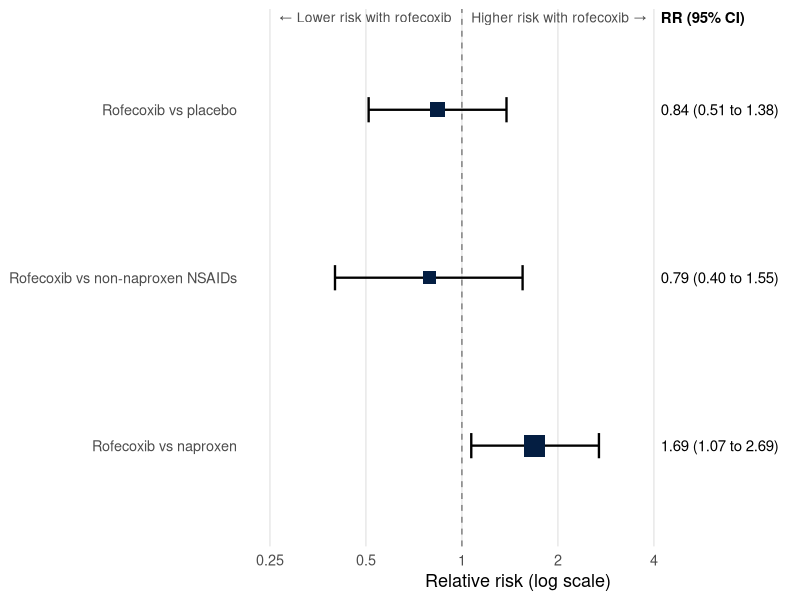
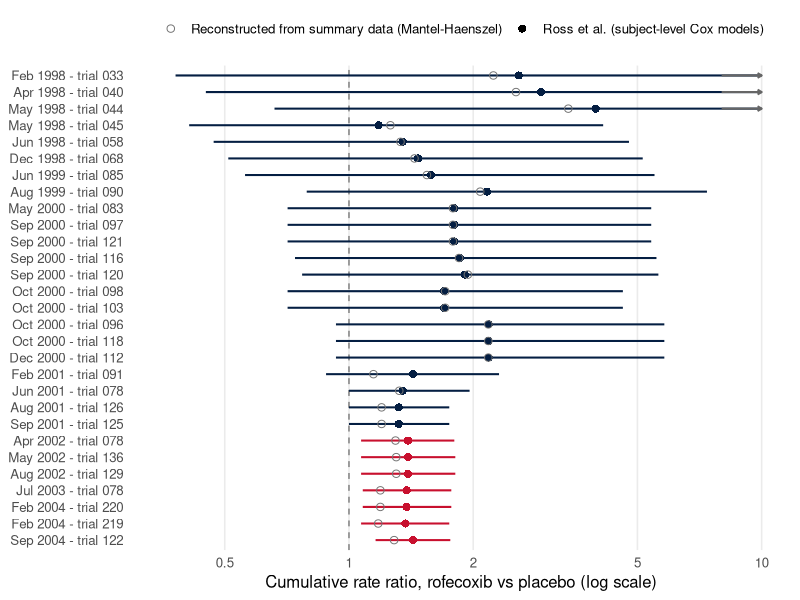
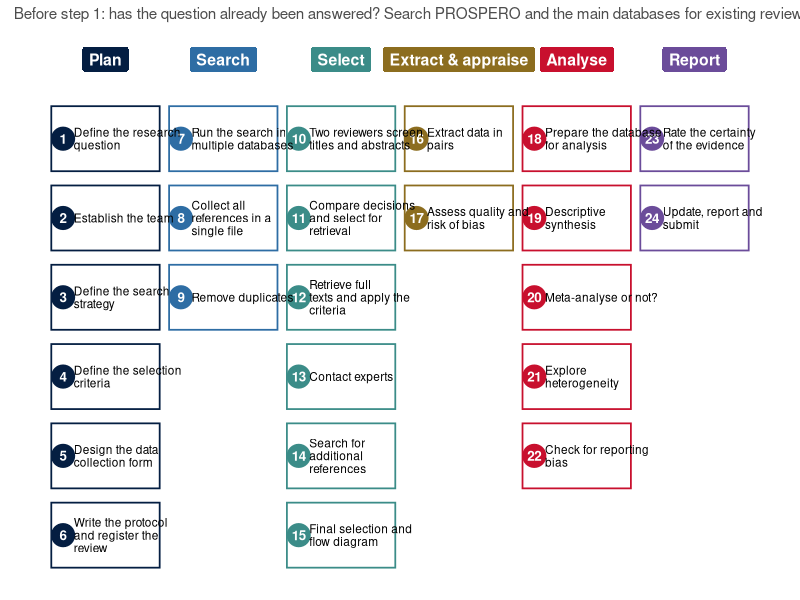

These charts were generated, in order, by the following R code:
# R code for chapter: 01-introduction.qmd
# From 'Knowledge Synthesis in Health Research' (J.M. Brophy).
# Run from the book's folder so that data/ is found.
# Lines starting with '## ' are not run by default (e.g. live database queries).

## -----------------------------------------------------------------------------
#| label: setup-ch01
#| include: false
# Shared setup, sourced at the top of every chapter --------------------------
knitr::opts_chunk$set(
  echo      = TRUE,      # code is part of the text: show it
  message   = FALSE,
  warning   = FALSE,
  fig.align = "center",
  fig.retina = 2,
  out.width = "85%"
)
suppressPackageStartupMessages({
  library(dplyr)
  library(ggplot2)
  library(knitr)
})
theme_set(theme_minimal(base_size = 13))
options(dplyr.summarise.inform = FALSE)


## -----------------------------------------------------------------------------
#| label: fig-konstam
#| fig-cap: "Main results of the 2001 pooled analysis of rofecoxib trials: relative risk of the combined end point of cardiovascular, haemorrhagic and unknown deaths, non-fatal myocardial infarction and non-fatal stroke. Squares are sized by patient-years. Data from @konstam2001."
#| fig-alt: "Forest plot of three comparisons: rofecoxib vs placebo 0.84, vs non-naproxen NSAIDs 0.79, vs naproxen 1.69."
#| fig-width: 8.5
#| fig-height: 3.2
#| out-width: "90%"
#| code-fold: true
#| code-summary: "Show the code"
konstam <- tibble::tribble(
  ~comparison,                        ~rr,  ~lo,  ~hi,  ~pyears,
  "Rofecoxib vs placebo",              0.84, 0.51, 1.38, 3867,
  "Rofecoxib vs non-naproxen NSAIDs",  0.79, 0.40, 1.55, 2918,
  "Rofecoxib vs naproxen",             1.69, 1.07, 2.69, 8364) |>
  mutate(comparison = factor(comparison, levels = rev(comparison)),
         label = sprintf("%.2f (%.2f to %.2f)", rr, lo, hi))
ggplot(konstam, aes(x = rr, y = comparison)) +
  geom_vline(xintercept = 1, linetype = 2, colour = "grey50") +
  geom_errorbarh(aes(xmin = lo, xmax = hi), height = 0.15, linewidth = 0.8) +
  geom_point(aes(size = pyears), shape = 15, colour = "#041E42") +
  geom_text(aes(x = 4.2, label = label), hjust = 0, size = 3.8) +
  annotate("text", x = c(0.93, 1.07), y = 3.55, hjust = c(1, 0),
           label = c("\u2190 Lower risk with rofecoxib", "Higher risk with rofecoxib \u2192"),
           size = 3.5, colour = "grey30") +
  annotate("text", x = 4.2, y = 3.55, hjust = 0, label = "RR (95% CI)", size = 3.8, fontface = "bold") +
  scale_x_log10(breaks = c(0.25, 0.5, 1, 2, 4), labels = c("0.25", "0.5", "1", "2", "4"), limits = c(0.25, 9)) +
  scale_size_area(max_size = 7, guide = "none") +
  coord_cartesian(clip = "off") +
  labs(x = "Relative risk (log scale)", y = NULL) +
  theme_minimal(base_size = 13) + theme(panel.grid.minor = element_blank(), panel.grid.major.y = element_blank())


## -----------------------------------------------------------------------------
#| label: tbl-ross
#| tbl-cap: "Placebo-controlled rofecoxib trials of 4 weeks or longer conducted by the manufacturer, as listed by @ross2009 (Table 1). Trials 098/103 and 120/121 were reported together, so the 28 rows cover 30 trials. LPO: last patient out."
#| code-fold: true
#| code-summary: "Show the data"
rofecoxib_trials <- tribble(
  ~source,                                ~trial,       ~indication,                      ~dose_mg,          ~weeks, ~lpo,
  "Ehrich et al, 1999",                   "010",        "Osteoarthritis",                 "25 and 125",       6,     "1996-02-08",
  "Ehrich et al, 2001",                   "029",        "Osteoarthritis",                 "12.5, 25 and 50",  6,     "1997-02-05",
  "Saag et al, 2000",                     "033",        "Osteoarthritis",                 "12.5 and 25",      6,     "1997-11-18",
  "Day et al, 2000",                      "040",        "Osteoarthritis",                 "12.5 and 25",      6,     "1998-01-01",
  "Laine et al, 1999",                    "044",        "Osteoarthritis",                 "25 and 50",       24,     "1998-02-18",
  "Hawkey et al, 2000",                   "045",        "Osteoarthritis",                 "25 and 50",       24,     "1998-02-18",
  "Truitt et al, 2001",                   "058",        "Osteoarthritis",                 "12.5 and 25",      6,     "1998-04-01",
  "Unpublished",                          "083",        "Osteoarthritis",                 "25",              64,     "2000-02-09",
  "Kivitz et al, 2004",                   "085",        "Osteoarthritis",                 "12.5",             6,     "1999-03-03",
  "Weaver et al, 2006",                   "090",        "Osteoarthritis",                 "12.5",             6,     "1999-05-17",
  "Smugar et al, 2006",                   "112",        "Osteoarthritis",                 "12.5 and 25",      6,     "2000-09-08",
  "Smugar et al, 2006",                   "116",        "Osteoarthritis",                 "25",               6,     "2000-06-22",
  "Laine et al, 2004",                    "136",        "Osteoarthritis",                 "25",              12,     "2002-02-05",
  "Birbara et al, 2006",                  "219",        "Osteoarthritis",                 "12.5",             6,     "2003-11-28",
  "Birbara et al, 2006",                  "220",        "Osteoarthritis",                 "12.5",             6,     "2003-11-24",
  "Unpublished",                          "017",        "Rheumatoid arthritis",           "125 and 175",      6,     "1997-05-21",
  "Schnitzer et al, 1999",                "068",        "Rheumatoid arthritis",           "25 and 50",        8,     "1998-09-10",
  "Truitt et al, 2001 (abstract only)",   "096",        "Rheumatoid arthritis",           "12.5 and 25",     12,     "2000-07-21",
  "Geusens et al, 2002",                  "097",        "Rheumatoid arthritis",           "25 and 50",       12,     "2000-06-06",
  "Hawkey et al, 2003",                   "098 and 103","Rheumatoid arthritis",           "50",              12,     "2000-07-06",
  "Thal et al, 2005",                     "078",        "Alzheimer disease",              "25",             208,     "2003-04-23",
  "Reines et al, 2004",                   "091",        "Alzheimer disease",              "25",              52,     "2000-11-30",
  "Unpublished",                          "126",        "Alzheimer disease",              "25",              52,     "2001-05-30",
  "Nickel et al, 2003",                   "118",        "Chronic nonbacterial prostatitis","25 and 50",       6,     "2000-07-26",
  "Katz et al, 2003",                     "120 and 121","Low back pain",                  "25 and 50",        4,     "2000-06-27",
  "Bresalier et al, 2005; Baron et al, 2008", "122",    "Colorectal adenomas",            "25",             156,     "2004-09-30",
  "Unpublished",                          "125",        "Migraine prophylaxis",           "25",              12,     "2001-06-29",
  "Unpublished",                          "129",        "Familial adenomatous polyposis", "25",              24,     "2002-05-14"
) |>
  mutate(lpo = as.Date(lpo))

rofecoxib_trials |>
  arrange(lpo) |>
  mutate(lpo = format(lpo, "%d %b %Y")) |>
  kable(col.names = c("Source", "Trial no.", "Indication", "Rofecoxib dose (mg)",
                      "Planned duration (wk)", "LPO"))


## -----------------------------------------------------------------------------
#| label: fig-ross
#| fig-cap: "Cumulative pooled analysis of cardiovascular thrombotic events or death in the 30 placebo-controlled trials of rofecoxib, by the date each trial's data became available. Filled points and lines: rate ratio and 95% CI published by @ross2009 (red: lower limit above 1; arrows: upper limit beyond 10). Open circles: our reconstruction from the summary data."
#| fig-alt: "Cumulative forest plot from February 1998 to September 2004: estimates above 1 throughout, with intervals narrowing and excluding 1 from 2002."
#| fig-width: 8.5
#| fig-height: 7.5
#| out-width: "90%"
#| code-fold: true
#| code-summary: "Show the code"
library(metafor)
ross_cum <- tibble::tribble(
  ~trial, ~available, ~ev_r, ~pyr_r, ~ev_p, ~pyr_p, ~rr,  ~lo,  ~hi,
  "010", "1996-05",  2,   16,  0,    7,   NA,   NA,    NA,
  "029", "1997-05",  3,   46,  0,   16,   NA,   NA,    NA,
  "017", "1997-08",  1,    8,  0,    7,   NA,   NA,    NA,
  "033", "1998-02",  1,   66,  1,    9, 2.58, 0.38,  60.8,
  "040", "1998-04",  2,   72,  0,   11, 2.92, 0.45,  67.0,
  "044", "1998-05",  3,  154,  0,   52, 3.96, 0.66,  87.2,
  "045", "1998-05",  3,  157,  3,   61, 1.18, 0.41,  4.13,
  "058", "1998-06",  1,   21,  0,    6, 1.35, 0.47,  4.77,
  "068", "1998-12",  1,   49,  0,   24, 1.47, 0.51,  5.15,
  "085", "1999-06",  1,   61,  0,   28, 1.58, 0.56,  5.50,
  "090", "1999-08",  5,   56,  0,   27, 2.16, 0.79,  7.37,
  "083", "2000-05",  0,   21,  1,   21, 1.80, 0.71,  5.40,
  "097", "2000-09",  0,  137,  0,   62, 1.80, 0.71,  5.40,
  "121", "2000-09",  0,   23,  0,   11, 1.80, 0.71,  5.40,
  "116", "2000-09",  1,   54,  0,   15, 1.86, 0.74,  5.56,
  "120", "2000-09",  1,   28,  0,   14, 1.91, 0.77,  5.62,
  "098", "2000-10",  0,   11,  1,   12, 1.70, 0.71,  4.61,
  "103", "2000-10",  0,   44,  0,   45, 1.70, 0.71,  4.61,
  "096", "2000-10",  5,   97,  0,   58, 2.18, 0.93,  5.81,
  "118", "2000-10",  0,   15,  0,    8, 2.18, 0.93,  5.81,
  "112", "2000-12",  0,  104,  0,   15, 2.18, 0.93,  5.81,
  "091", "2001-02", 23,  273, 20,  189, 1.43, 0.88,  2.31,
  "078", "2001-06", 57, 1257, 46, 1478, 1.35, 1.00,  1.96,
  "126", "2001-08", 12,  193, 11,  100, 1.32, 1.00,  1.75,
  "125", "2001-09",  0,   23,  0,   22, 1.32, 1.00,  1.75,
  "078", "2002-04", 78, 1148, 59, 1374, 1.39, 1.07,  1.80,
  "136", "2002-05",  1,   95,  1,  201, 1.39, 1.07,  1.81,
  "129", "2002-08",  0,    3,  0,    4, 1.39, 1.07,  1.81,
  "078", "2003-07", 91, 1047, 70, 1075, 1.38, 1.08,  1.77,
  "220", "2004-02",  0,   18,  0,    8, 1.38, 1.08,  1.77,
  "219", "2004-02",  0,   18,  1,    8, 1.37, 1.07,  1.75,
  "122", "2004-09", 64, 3429, 42, 3598, 1.43, 1.16,  1.76) |>
  mutate(available = as.Date(paste0(available, "-01")), step = row_number())

# Our reconstruction: at each step, a Mantel-Haenszel rate ratio over the trials
# available so far, using the most recent data for each trial (078 was updated twice)
mh_step <- function(k) {
  d <- ross_cum[1:k, ] |> group_by(trial) |> slice_tail(n = 1) |> ungroup()
  if (sum(d$ev_p) == 0) return(NA_real_)
  fit <- rma.mh(x1i = ev_r, t1i = pyr_r, x2i = ev_p, t2i = pyr_p, data = d, measure = "IRR")
  exp(fit$beta[1])
}
ross_cum$rr_mh <- sapply(ross_cum$step, mh_step)

plot_df <- ross_cum |>
  filter(!is.na(rr)) |>
  mutate(label = paste0(format(available, "%b %Y"), " - trial ", trial),
         label = factor(label, levels = rev(unique(label))),
         hi_plot = pmin(hi, 10), clipped = hi > 10,
         sig = lo > 1)
ggplot(plot_df, aes(y = label)) +
  geom_vline(xintercept = 1, linetype = 2, colour = "grey50") +
  geom_segment(aes(x = lo, xend = hi_plot, yend = label, colour = sig), linewidth = 0.7,
               arrow = NULL) +
  geom_segment(data = filter(plot_df, clipped), aes(x = 8, xend = 10, yend = label),
               arrow = arrow(length = unit(0.12, "cm")), colour = "grey40", linewidth = 0.7) +
  geom_point(aes(x = rr, colour = sig, shape = "Ross et al. (subject-level Cox models)"), size = 2.4) +
  geom_point(aes(x = rr_mh, shape = "Reconstructed from summary data (Mantel-Haenszel)"),
             size = 2.2, colour = "grey45") +
  scale_shape_manual(values = c(1, 16), name = NULL) +
  scale_colour_manual(values = c(`FALSE` = "#041E42", `TRUE` = "#C8102E"), guide = "none") +
  scale_x_log10(breaks = c(0.5, 1, 2, 5, 10), labels = c("0.5", "1", "2", "5", "10")) +
  coord_cartesian(xlim = c(0.35, 10)) +
  labs(x = "Cumulative rate ratio, rofecoxib vs placebo (log scale)", y = NULL) +
  theme_minimal(base_size = 12) +
  theme(legend.position = "top", panel.grid.minor = element_blank(), panel.grid.major.y = element_blank())


## -----------------------------------------------------------------------------
#| label: fig-steps
#| fig-cap: "The 24 steps of a systematic review and meta-analysis, grouped into six phases. Adapted from the 24-step guide of @muka2020steps."
#| fig-alt: "Six columns of numbered boxes: Plan (steps 1-6), Search (7-9), Select (10-15), Extract and appraise (16-17), Analyse (18-22) and Report (23-24)."
#| fig-width: 12
#| fig-height: 6.2
#| out-width: "100%"
#| code-fold: true
#| code-summary: "Show the code"
steps <- tibble::tibble(
  step = 1:24,
  text = c("Define the research question", "Establish the team",
           "Define the search strategy", "Define the selection criteria",
           "Design the data collection form", "Write the protocol and register the review",
           "Run the search in multiple databases", "Collect all references in a single file",
           "Remove duplicates", "Two reviewers screen titles and abstracts",
           "Compare decisions and select for retrieval", "Retrieve full texts and apply the criteria",
           "Contact experts", "Search for additional references",
           "Final selection and flow diagram", "Extract data in pairs",
           "Assess quality and risk of bias", "Prepare the database for analysis",
           "Descriptive synthesis", "Meta-analyse or not?",
           "Explore heterogeneity", "Check for reporting bias",
           "Rate the certainty of the evidence", "Update, report and submit"),
  phase = rep(c("Plan", "Search", "Select", "Extract & appraise", "Analyse", "Report"),
              times = c(6, 3, 6, 2, 5, 2))) |>
  mutate(phase = factor(phase, levels = unique(phase)),
         col = as.integer(phase)) |>
  group_by(phase) |> mutate(row = row_number()) |> ungroup()

phase_cols <- c("#041E42", "#2E6DA4", "#3B8C88", "#8C6D1F", "#C8102E", "#6B4C9A")
ggplot(steps) +
  # phase headers
  geom_label(data = distinct(steps, phase, col),
             aes(x = col, y = 0, label = phase, fill = phase),
             colour = "white", fontface = "bold", size = 4, label.size = 0,
             label.padding = unit(0.35, "lines")) +
  # step boxes
  geom_tile(aes(x = col, y = row, colour = phase), fill = "white",
            width = 0.92, height = 0.82, linewidth = 0.6) +
  geom_point(aes(x = col - 0.36, y = row, colour = phase), size = 7.5) +
  geom_text(aes(x = col - 0.36, y = row, label = step), colour = "white",
            fontface = "bold", size = 3.4) +
  geom_text(aes(x = col - 0.27, y = row, label = stringr::str_wrap(text, 20)),
            hjust = 0, size = 3, lineheight = 0.9) +
  scale_y_reverse() +
  scale_fill_manual(values = phase_cols, guide = "none") +
  scale_colour_manual(values = phase_cols, guide = "none") +
  coord_cartesian(xlim = c(0.52, 6.48), clip = "off") +
  labs(subtitle = "Before step 1: has the question already been answered? Search PROSPERO and the main databases for existing reviews.") +
  theme_void() +
  theme(plot.subtitle = element_text(size = 11, colour = "grey30", margin = margin(b = 8)),
        plot.margin = margin(5, 10, 5, 10), plot.title.position = "plot")
